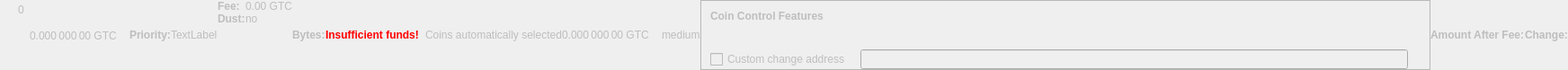
    <widget class="QWidget" name="dummyHideWidget" native="true">
     <property name="enabled">
      <bool>false</bool>
     </property>
     <property name="maximumSize">
      <size>
       <width>100</width>
       <height>22</height>
      </size>
     </property>
     <layout class="QHBoxLayout" name="dummyHideLayout">
      <property name="spacing">
       <number>0</number>
      </property>
      <property name="leftMargin">
       <number>0</number>
      </property>
      <property name="topMargin">
       <number>0</number>
      </property>
      <property name="rightMargin">
       <number>0</number>
      </property>
      <property name="bottomMargin">
       <number>0</number>
      </property>
      <item>
       <layout class="QFormLayout" name="formLayoutCoinControl1">
        <property name="horizontalSpacing">
         <number>10</number>
        </property>
        <property name="verticalSpacing">
         <number>14</number>
        </property>
        <property name="leftMargin">
         <number>10</number>
        </property>
        <property name="topMargin">
         <number>4</number>
        </property>
        <property name="rightMargin">
         <number>6</number>
        </property>
        <item row="0" column="1">
         <widget class="QLabel" name="labelCoinControlBytes">
          <property name="cursor">
           <cursorShape>IBeamCursor</cursorShape>
          </property>
          <property name="contextMenuPolicy">
           <enum>Qt::ActionsContextMenu</enum>
          </property>
          <property name="text">
           <string notr="true">0</string>
          </property>
          <property name="textInteractionFlags">
           <set>Qt::LinksAccessibleByMouse|Qt::TextSelectableByKeyboard|Qt::TextSelectableByMouse</set>
          </property>
         </widget>
        </item>
       </layout>
      </item>
      <item>
       <widget class="QLabel" name="labelCoinControlAfterFee">
        <property name="enabled">
         <bool>false</bool>
        </property>
        <property name="sizePolicy">
         <sizepolicy hsizetype="Fixed" vsizetype="Fixed">
          <horstretch>0</horstretch>
          <verstretch>0</verstretch>
         </sizepolicy>
        </property>
        <property name="minimumSize">
         <size>
          <width>111</width>
          <height>12</height>
         </size>
        </property>
        <property name="maximumSize">
         <size>
          <width>111</width>
          <height>12</height>
         </size>
        </property>
        <property name="cursor">
         <cursorShape>IBeamCursor</cursorShape>
        </property>
        <property name="contextMenuPolicy">
         <enum>Qt::ActionsContextMenu</enum>
        </property>
        <property name="text">
         <string notr="true">0.000 000 00 GTC</string>
        </property>
        <property name="textInteractionFlags">
         <set>Qt::LinksAccessibleByMouse|Qt::TextSelectableByKeyboard|Qt::TextSelectableByMouse</set>
        </property>
       </widget>
      </item>
      <item>
       <widget class="QLabel" name="labelCoinControlPriorityText">
        <property name="enabled">
         <bool>false</bool>
        </property>
        <property name="font">
         <font>
          <weight>75</weight>
          <bold>true</bold>
         </font>
        </property>
        <property name="text">
         <string>Priority:</string>
        </property>
       </widget>
      </item>
      <item>
       <layout class="QHBoxLayout" name="horizontalLayout">
        <item>
         <widget class="QLabel" name="WarningLabel">
          <property name="text">
           <string>TextLabel</string>
          </property>
         </widget>
        </item>
       </layout>
      </item>
      <item>
       <layout class="QFormLayout" name="formLayoutCoinControl3">
        <property name="horizontalSpacing">
         <number>0</number>
        </property>
        <property name="verticalSpacing">
         <number>0</number>
        </property>
        <property name="leftMargin">
         <number>0</number>
        </property>
        <property name="topMargin">
         <number>0</number>
        </property>
        <property name="rightMargin">
         <number>0</number>
        </property>
        <item row="0" column="0">
         <widget class="QLabel" name="labelCoinControlFeeText">
          <property name="enabled">
           <bool>false</bool>
          </property>
          <property name="font">
           <font>
            <weight>75</weight>
            <bold>true</bold>
           </font>
          </property>
          <property name="text">
           <string>Fee:</string>
          </property>
          <property name="margin">
           <number>0</number>
          </property>
         </widget>
        </item>
        <item row="0" column="1">
         <widget class="QLabel" name="labelCoinControlFee">
          <property name="enabled">
           <bool>false</bool>
          </property>
          <property name="cursor">
           <cursorShape>IBeamCursor</cursorShape>
          </property>
          <property name="contextMenuPolicy">
           <enum>Qt::ActionsContextMenu</enum>
          </property>
          <property name="text">
           <string notr="true">0.00 GTC</string>
          </property>
          <property name="textInteractionFlags">
           <set>Qt::LinksAccessibleByMouse|Qt::TextSelectableByKeyboard|Qt::TextSelectableByMouse</set>
          </property>
         </widget>
        </item>
        <item row="1" column="0">
         <widget class="QLabel" name="labelCoinControlLowOutputText">
          <property name="enabled">
           <bool>false</bool>
          </property>
          <property name="font">
           <font>
            <weight>75</weight>
            <bold>true</bold>
           </font>
          </property>
          <property name="text">
           <string>Dust:</string>
          </property>
         </widget>
        </item>
        <item row="1" column="1">
         <widget class="QLabel" name="labelCoinControlLowOutput">
          <property name="enabled">
           <bool>false</bool>
          </property>
          <property name="cursor">
           <cursorShape>IBeamCursor</cursorShape>
          </property>
          <property name="contextMenuPolicy">
           <enum>Qt::ActionsContextMenu</enum>
          </property>
          <property name="text">
           <string>no</string>
          </property>
          <property name="textInteractionFlags">
           <set>Qt::LinksAccessibleByMouse|Qt::TextSelectableByKeyboard|Qt::TextSelectableByMouse</set>
          </property>
         </widget>
        </item>
       </layout>
      </item>
      <item>
       <widget class="QLabel" name="labelCoinControlBytesText">
        <property name="enabled">
         <bool>false</bool>
        </property>
        <property name="font">
         <font>
          <weight>75</weight>
          <bold>true</bold>
         </font>
        </property>
        <property name="text">
         <string>Bytes:</string>
        </property>
       </widget>
      </item>
      <item>
       <layout class="QFormLayout" name="formLayoutCoinControl2">
        <property name="horizontalSpacing">
         <number>0</number>
        </property>
        <property name="verticalSpacing">
         <number>0</number>
        </property>
        <property name="leftMargin">
         <number>0</number>
        </property>
        <property name="topMargin">
         <number>0</number>
        </property>
        <property name="rightMargin">
         <number>0</number>
        </property>
       </layout>
      </item>
      <item>
       <layout class="QHBoxLayout" name="horizontalLayoutCoinControl2">
        <property name="spacing">
         <number>0</number>
        </property>
        <property name="bottomMargin">
         <number>0</number>
        </property>
       </layout>
      </item>
      <item>
       <widget class="QLabel" name="labelCoinControlInsuffFunds">
        <property name="enabled">
         <bool>false</bool>
        </property>
        <property name="minimumSize">
         <size>
          <width>0</width>
          <height>0</height>
         </size>
        </property>
        <property name="font">
         <font>
          <weight>75</weight>
          <bold>true</bold>
         </font>
        </property>
        <property name="styleSheet">
         <string notr="true">color:red;font-weight:bold;</string>
        </property>
        <property name="text">
         <string>Insufficient funds!</string>
        </property>
        <property name="margin">
         <number>5</number>
        </property>
       </widget>
      </item>
      <item>
       <layout class="QFormLayout" name="formLayoutCoinControl4">
        <property name="horizontalSpacing">
         <number>0</number>
        </property>
        <property name="verticalSpacing">
         <number>0</number>
        </property>
        <property name="leftMargin">
         <number>0</number>
        </property>
        <property name="topMargin">
         <number>0</number>
        </property>
        <property name="rightMargin">
         <number>0</number>
        </property>
       </layout>
      </item>
      <item>
       <widget class="QLabel" name="labelCoinControlChangeLabel">
        <property name="enabled">
         <bool>false</bool>
        </property>
        <property name="sizePolicy">
         <sizepolicy hsizetype="Preferred" vsizetype="Expanding">
          <horstretch>0</horstretch>
          <verstretch>0</verstretch>
         </sizepolicy>
        </property>
        <property name="minimumSize">
         <size>
          <width>0</width>
          <height>0</height>
         </size>
        </property>
        <property name="text">
         <string/>
        </property>
        <property name="margin">
         <number>3</number>
        </property>
       </widget>
      </item>
      <item>
       <widget class="QLabel" name="labelCoinControlAutomaticallySelected">
        <property name="enabled">
         <bool>false</bool>
        </property>
        <property name="sizePolicy">
         <sizepolicy hsizetype="Fixed" vsizetype="Fixed">
          <horstretch>0</horstretch>
          <verstretch>0</verstretch>
         </sizepolicy>
        </property>
        <property name="minimumSize">
         <size>
          <width>0</width>
          <height>0</height>
         </size>
        </property>
        <property name="maximumSize">
         <size>
          <width>240</width>
          <height>16777215</height>
         </size>
        </property>
        <property name="text">
         <string>Coins automatically selected</string>
        </property>
        <property name="margin">
         <number>5</number>
        </property>
       </widget>
      </item>
      <item>
       <widget class="QLabel" name="labelCoinControlChange">
        <property name="enabled">
         <bool>false</bool>
        </property>
        <property name="sizePolicy">
         <sizepolicy hsizetype="Fixed" vsizetype="Fixed">
          <horstretch>0</horstretch>
          <verstretch>0</verstretch>
         </sizepolicy>
        </property>
        <property name="minimumSize">
         <size>
          <width>111</width>
          <height>0</height>
         </size>
        </property>
        <property name="maximumSize">
         <size>
          <width>111</width>
          <height>16777215</height>
         </size>
        </property>
        <property name="cursor">
         <cursorShape>IBeamCursor</cursorShape>
        </property>
        <property name="contextMenuPolicy">
         <enum>Qt::ActionsContextMenu</enum>
        </property>
        <property name="text">
         <string notr="true">0.000 000 00 GTC</string>
        </property>
        <property name="textInteractionFlags">
         <set>Qt::LinksAccessibleByMouse|Qt::TextSelectableByKeyboard|Qt::TextSelectableByMouse</set>
        </property>
       </widget>
      </item>
      <item>
       <widget class="QLabel" name="labelCoinControlPriority">
        <property name="enabled">
         <bool>false</bool>
        </property>
        <property name="cursor">
         <cursorShape>IBeamCursor</cursorShape>
        </property>
        <property name="contextMenuPolicy">
         <enum>Qt::ActionsContextMenu</enum>
        </property>
        <property name="text">
         <string>medium</string>
        </property>
        <property name="textInteractionFlags">
         <set>Qt::LinksAccessibleByMouse|Qt::TextSelectableByKeyboard|Qt::TextSelectableByMouse</set>
        </property>
       </widget>
      </item>
      <item>
       <widget class="QFrame" name="frameCoinControl">
        <property name="sizePolicy">
         <sizepolicy hsizetype="Expanding" vsizetype="Expanding">
          <horstretch>0</horstretch>
          <verstretch>0</verstretch>
         </sizepolicy>
        </property>
        <property name="maximumSize">
         <size>
          <width>16777215</width>
          <height>16777215</height>
         </size>
        </property>
        <property name="frameShape">
         <enum>QFrame::StyledPanel</enum>
        </property>
        <property name="frameShadow">
         <enum>QFrame::Sunken</enum>
        </property>
        <layout class="QVBoxLayout" name="verticalLayoutCoinControl2_2">
         <property name="spacing">
          <number>0</number>
         </property>
         <property name="leftMargin">
          <number>0</number>
         </property>
         <property name="topMargin">
          <number>0</number>
         </property>
         <property name="rightMargin">
          <number>0</number>
         </property>
         <property name="bottomMargin">
          <number>0</number>
         </property>
         <item>
          <layout class="QVBoxLayout" name="verticalLayoutCoinControl" stretch="0,0,0,1">
           <property name="spacing">
            <number>0</number>
           </property>
           <property name="leftMargin">
            <number>10</number>
           </property>
           <property name="topMargin">
            <number>10</number>
           </property>
           <item>
            <layout class="QHBoxLayout" name="horizontalLayoutCoinControl1">
             <property name="bottomMargin">
              <number>15</number>
             </property>
             <item>
              <widget class="QLabel" name="labelCoinControlFeatures">
               <property name="enabled">
                <bool>false</bool>
               </property>
               <property name="sizePolicy">
                <sizepolicy hsizetype="Preferred" vsizetype="Maximum">
                 <horstretch>0</horstretch>
                 <verstretch>0</verstretch>
                </sizepolicy>
               </property>
               <property name="font">
                <font>
                 <weight>75</weight>
                 <bold>true</bold>
                </font>
               </property>
               <property name="styleSheet">
                <string notr="true">font-weight:bold;</string>
               </property>
               <property name="text">
                <string>Coin Control Features</string>
               </property>
              </widget>
             </item>
            </layout>
           </item>
           <item>
            <widget class="QWidget" name="widgetCoinControl" native="true">
             <property name="sizePolicy">
              <sizepolicy hsizetype="Preferred" vsizetype="Preferred">
               <horstretch>0</horstretch>
               <verstretch>0</verstretch>
              </sizepolicy>
             </property>
             <property name="minimumSize">
              <size>
               <width>0</width>
               <height>0</height>
              </size>
             </property>
             <property name="styleSheet">
              <string notr="true"/>
             </property>
             <layout class="QHBoxLayout" name="horizontalLayoutCoinControl5_2">
              <property name="leftMargin">
               <number>0</number>
              </property>
              <property name="topMargin">
               <number>0</number>
              </property>
              <property name="rightMargin">
               <number>0</number>
              </property>
              <property name="bottomMargin">
               <number>0</number>
              </property>
              <item>
               <layout class="QHBoxLayout" name="horizontalLayoutCoinControl3">
                <property name="spacing">
                 <number>20</number>
                </property>
                <property name="topMargin">
                 <number>0</number>
                </property>
                <property name="bottomMargin">
                 <number>10</number>
                </property>
               </layout>
              </item>
             </layout>
            </widget>
           </item>
           <item>
            <layout class="QHBoxLayout" name="horizontalLayoutCoinControl4" stretch="0,0,0">
             <property name="spacing">
              <number>12</number>
             </property>
             <property name="sizeConstraint">
              <enum>QLayout::SetDefaultConstraint</enum>
             </property>
             <property name="topMargin">
              <number>5</number>
             </property>
             <property name="rightMargin">
              <number>5</number>
             </property>
             <item>
              <widget class="QCheckBox" name="checkBoxCoinControlChange">
               <property name="enabled">
                <bool>false</bool>
               </property>
               <property name="toolTip">
                <string>If this is activated, but the change address is empty or invalid, change will be sent to a newly generated address.</string>
               </property>
               <property name="text">
                <string>Custom change address</string>
               </property>
              </widget>
             </item>
             <item>
              <widget class="QValidatedLineEdit" name="lineEditCoinControlChange">
               <property name="enabled">
                <bool>false</bool>
               </property>
               <property name="sizePolicy">
                <sizepolicy hsizetype="Expanding" vsizetype="Fixed">
                 <horstretch>0</horstretch>
                 <verstretch>0</verstretch>
                </sizepolicy>
               </property>
              </widget>
             </item>
             <item>
              <widget class="QLabel" name="labelCoinControlChangeLabel_2">
               <property name="sizePolicy">
                <sizepolicy hsizetype="Preferred" vsizetype="Expanding">
                 <horstretch>0</horstretch>
                 <verstretch>0</verstretch>
                </sizepolicy>
               </property>
               <property name="minimumSize">
                <size>
                 <width>0</width>
                 <height>0</height>
                </size>
               </property>
               <property name="text">
                <string/>
               </property>
               <property name="margin">
                <number>3</number>
               </property>
              </widget>
             </item>
            </layout>
           </item>
           <item>
            <spacer name="verticalSpacerCoinControl">
             <property name="orientation">
              <enum>Qt::Vertical</enum>
             </property>
             <property name="sizeHint" stdset="0">
              <size>
               <width>800</width>
               <height>1</height>
              </size>
             </property>
            </spacer>
           </item>
          </layout>
         </item>
        </layout>
       </widget>
      </item>
      <item>
       <widget class="QLabel" name="labelCoinControlAfterFeeText">
        <property name="enabled">
         <bool>false</bool>
        </property>
        <property name="minimumSize">
         <size>
          <width>0</width>
          <height>0</height>
         </size>
        </property>
        <property name="maximumSize">
         <size>
          <width>16777215</width>
          <height>16777215</height>
         </size>
        </property>
        <property name="font">
         <font>
          <weight>75</weight>
          <bold>true</bold>
         </font>
        </property>
        <property name="text">
         <string>Amount After Fee:</string>
        </property>
        <property name="alignment">
         <set>Qt::AlignLeading|Qt::AlignLeft|Qt::AlignVCenter</set>
        </property>
        <property name="margin">
         <number>0</number>
        </property>
       </widget>
      </item>
      <item>
       <widget class="QLabel" name="labelCoinControlChangeText">
        <property name="enabled">
         <bool>false</bool>
        </property>
        <property name="sizePolicy">
         <sizepolicy hsizetype="Preferred" vsizetype="Preferred">
          <horstretch>0</horstretch>
          <verstretch>0</verstretch>
         </sizepolicy>
        </property>
        <property name="minimumSize">
         <size>
          <width>0</width>
          <height>0</height>
         </size>
        </property>
        <property name="maximumSize">
         <size>
          <width>16777215</width>
          <height>16777215</height>
         </size>
        </property>
        <property name="font">
         <font>
          <weight>75</weight>
          <bold>true</bold>
         </font>
        </property>
        <property name="text">
         <string>Change:</string>
        </property>
        <property name="alignment">
         <set>Qt::AlignLeading|Qt::AlignLeft|Qt::AlignVCenter</set>
        </property>
       </widget>
      </item>
     </layout>
    </widget>
